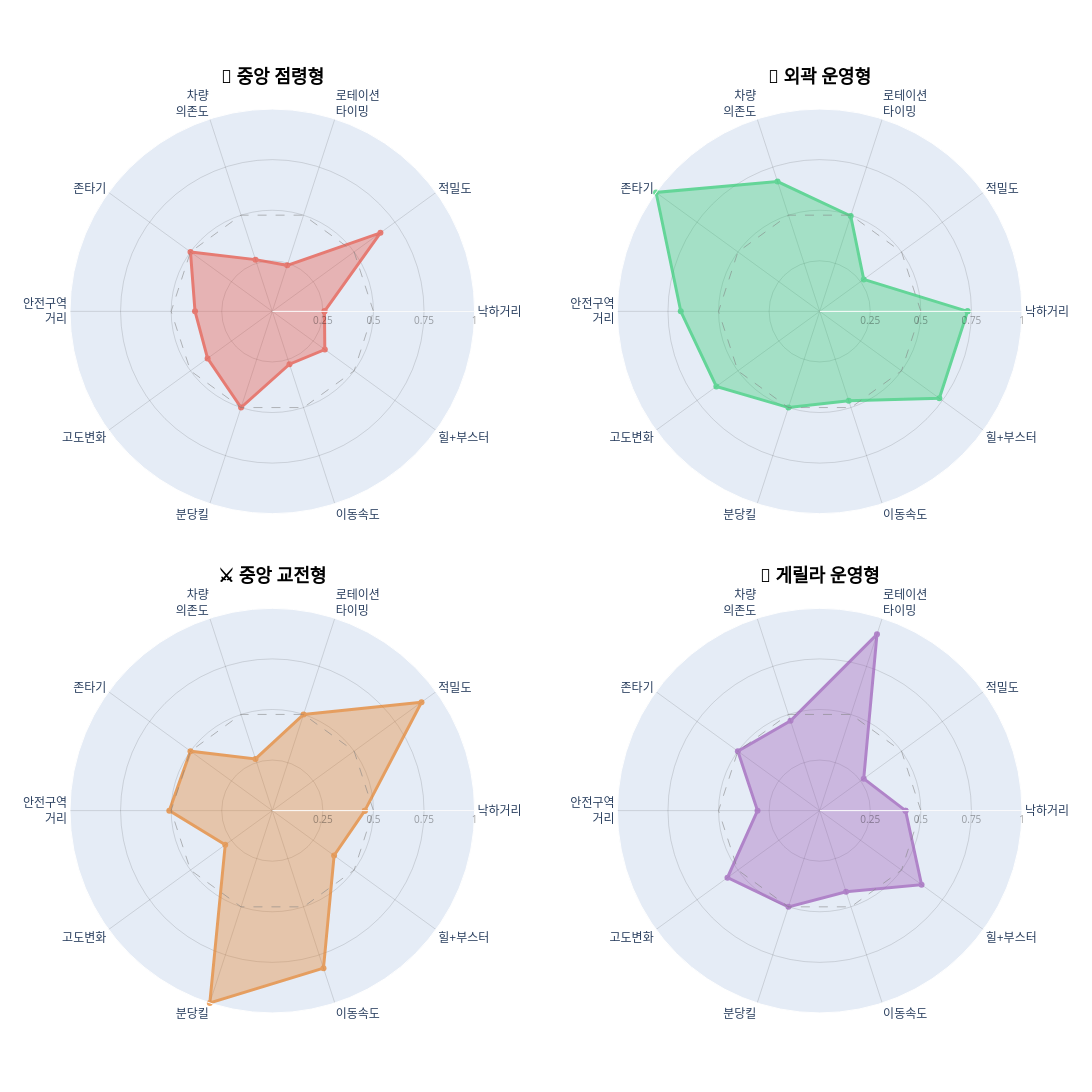

Notebook source saved alongside this figure:
### Code cell
import math
from plotly.subplots import make_subplots
import plotly.graph_objects as go

# 0) Plotly 라벨 줄바꿈 처리: \n -> <br>, 특정 띄어쓰기 라벨 강제 줄바꿈
def wrap_label(s: str) -> str:
    s = s.replace("\n", "<br>")
    s = s.replace("차량 의존도", "차량<br>의존도")
    s = s.replace("로테이션 타이밍", "로테이션<br>타이밍")
    s = s.replace("안전구역 거리", "안전구역<br>거리")
    return s

radar_labels_plotly = [wrap_label(lbl) for lbl in radar_labels]

# 1) 기본 설정
personas = list(valid_order)
n = len(personas)

ncols = 2
nrows = math.ceil(n / ncols)

# subplot 위 제목
subplot_titles = list(personas) 

# 2) subplot 생성(행 간격)
fig = make_subplots(
    rows=nrows, cols=ncols,
    specs=[[{"type": "polar"} for _ in range(ncols)] for _ in range(nrows)],
    subplot_titles=subplot_titles,
    vertical_spacing=0.06,
    horizontal_spacing=0.15
)

theta_closed = radar_labels_plotly + [radar_labels_plotly[0]]

# 3) 페르소나별 레이더 trace 추가
for i, p in enumerate(personas):
    row = i // ncols + 1
    col = i % ncols + 1

    r = df_norm.loc[p, keep_cols].tolist()
    r_closed = r + [r[0]]

    color = PLOT_COLORS[i % len(PLOT_COLORS)]

    fig.add_trace(
        go.Scatterpolar(
            r=r_closed, theta=theta_closed,
            mode="lines+markers",
            line=dict(color=color, width=3),
            fill="toself",
            opacity=0.70,
            showlegend=False
        ),
        row=row, col=col
    )

    # 0.5 기준선
    fig.add_trace(
        go.Scatterpolar(
            r=[0.5] * len(theta_closed),
            theta=theta_closed,
            mode="lines",
            line=dict(color="gray", width=1, dash="dash"),
            opacity=0.55,
            showlegend=False
        ),
        row=row, col=col
    )

# 4) 전체 레이아웃(크기/타이틀)
fig.update_layout(
    height=650 * nrows,     # 겹치면 700*nrows로 올리기
    width=1200,             # 화면 좁으면 1400까지 올려도 됨
    margin=dict(l=70, r=70, t=90, b=60)
)

for ann in fig.layout.annotations:
    ann.font = dict(size=18, color="rgba(0,0,0,1.5)")  # 필요하면 size 조절
    ann.font.update(dict(family=None))  # 선택(기본 폰트 유지)
    # 굵게: HTML 태그로 처리하는 게 가장 확실
    ann.text = f"<b>{ann.text}</b>"

# 5) polar 축 공통 설정: radial tick 글씨 연회색
light_tick = "rgba(0,0,0,0.35)"  # 연한 회색(더 연하게=0.25, 더 진하게=0.45)

for k in range(1, n + 1):
    polar_name = "polar" if k == 1 else f"polar{k}"
    fig.layout[polar_name].radialaxis.update(
        range=[0, 1],
        tickvals=[0.25, 0.5, 0.75, 1.0],
        tickfont=dict(size=10, color=light_tick),
        gridcolor="rgba(0,0,0,0.12)"
    )
    fig.layout[polar_name].angularaxis.update(
        tickfont=dict(size=12),
        gridcolor="rgba(0,0,0,0.12)"
    )

fig.show()

### Figure 1 — Plotly figure (JSON) as saved in the notebook; plotly's stock layout.template omitted (floating-point values rounded to 4 significant figures)
{"data": [{"fill": "toself", "line": {"color": "#E74C3C", "width": 3}, "mode": "lines+markers", "opacity": 0.7, "r": [0.2578, 0.6608, 0.2392, 0.2689, 0.5, 0.382, 0.3954, 0.5, 0.2747, 0.3208, 0.2578], "showlegend": false, "subplot": "polar", "theta": ["낙하거리", "적밀도", "로테이션<br>타이밍", "차량<br>의존도", "존타기", "안전구역<br>거리", "고도변화", "분당킬", "이동속도", "힐+부스터", "낙하거리"], "type": "scatterpolar"}, {"line": {"color": "gray", "dash": "dash", "width": 1}, "mode": "lines", "opacity": 0.55, "r": [0.5, 0.5, 0.5, 0.5, 0.5, 0.5, 0.5, 0.5, 0.5, 0.5, 0.5], "showlegend": false, "subplot": "polar", "theta": ["낙하거리", "적밀도", "로테이션<br>타이밍", "차량<br>의존도", "존타기", "안전구역<br>거리", "고도변화", "분당킬", "이동속도", "힐+부스터", "낙하거리"], "type": "scatterpolar"}, {"fill": "toself", "line": {"color": "#2ECC71", "width": 3}, "mode": "lines+markers", "opacity": 0.7, "r": [0.7309, 0.2689, 0.4958, 0.6749, 1, 0.6867, 0.6315, 0.5, 0.465, 0.7311, 0.7309], "showlegend": false, "subplot": "polar2", "theta": ["낙하거리", "적밀도", "로테이션<br>타이밍", "차량<br>의존도", "존타기", "안전구역<br>거리", "고도변화", "분당킬", "이동속도", "힐+부스터", "낙하거리"], "type": "scatterpolar"}, {"line": {"color": "gray", "dash": "dash", "width": 1}, "mode": "lines", "opacity": 0.55, "r": [0.5, 0.5, 0.5, 0.5, 0.5, 0.5, 0.5, 0.5, 0.5, 0.5, 0.5], "showlegend": false, "subplot": "polar2", "theta": ["낙하거리", "적밀도", "로테이션<br>타이밍", "차량<br>의존도", "존타기", "안전구역<br>거리", "고도변화", "분당킬", "이동속도", "힐+부스터", "낙하거리"], "type": "scatterpolar"}, {"fill": "toself", "line": {"color": "#E67E22", "width": 3}, "mode": "lines+markers", "opacity": 0.7, "r": [0.4573, 0.9116, 0.5, 0.2689, 0.5, 0.5091, 0.2876, 1, 0.8186, 0.3775, 0.4573], "showlegend": false, "subplot": "polar3", "theta": ["낙하거리", "적밀도", "로테이션<br>타이밍", "차량<br>의존도", "존타기", "안전구역<br>거리", "고도변화", "분당킬", "이동속도", "힐+부스터", "낙하거리"], "type": "scatterpolar"}, {"line": {"color": "gray", "dash": "dash", "width": 1}, "mode": "lines", "opacity": 0.55, "r": [0.5, 0.5, 0.5, 0.5, 0.5, 0.5, 0.5, 0.5, 0.5, 0.5, 0.5], "showlegend": false, "subplot": "polar3", "theta": ["낙하거리", "적밀도", "로테이션<br>타이밍", "차량<br>의존도", "존타기", "안전구역<br>거리", "고도변화", "분당킬", "이동속도", "힐+부스터", "낙하거리"], "type": "scatterpolar"}, {"fill": "toself", "line": {"color": "#9B59B6", "width": 3}, "mode": "lines+markers", "opacity": 0.7, "r": [0.4243, 0.2689, 0.9162, 0.4666, 0.5, 0.3074, 0.5635, 0.5, 0.4221, 0.6225, 0.4243], "showlegend": false, "subplot": "polar4", "theta": ["낙하거리", "적밀도", "로테이션<br>타이밍", "차량<br>의존도", "존타기", "안전구역<br>거리", "고도변화", "분당킬", "이동속도", "힐+부스터", "낙하거리"], "type": "scatterpolar"}, {"line": {"color": "gray", "dash": "dash", "width": 1}, "mode": "lines", "opacity": 0.55, "r": [0.5, 0.5, 0.5, 0.5, 0.5, 0.5, 0.5, 0.5, 0.5, 0.5, 0.5], "showlegend": false, "subplot": "polar4", "theta": ["낙하거리", "적밀도", "로테이션<br>타이밍", "차량<br>의존도", "존타기", "안전구역<br>거리", "고도변화", "분당킬", "이동속도", "힐+부스터", "낙하거리"], "type": "scatterpolar"}], "layout": {"annotations": [{"font": {"color": "rgba(0,0,0,1.5)", "size": 18}, "showarrow": false, "text": "<b>🏃 중앙 점령형</b>", "x": 0.2125, "xanchor": "center", "xref": "paper", "y": 1, "yanchor": "bottom", "yref": "paper"}, {"font": {"color": "rgba(0,0,0,1.5)", "size": 18}, "showarrow": false, "text": "<b>🌿 외곽 운영형</b>", "x": 0.7875, "xanchor": "center", "xref": "paper", "y": 1, "yanchor": "bottom", "yref": "paper"}, {"font": {"color": "rgba(0,0,0,1.5)", "size": 18}, "showarrow": false, "text": "<b>⚔️ 중앙 교전형</b>", "x": 0.2125, "xanchor": "center", "xref": "paper", "y": 0.47, "yanchor": "bottom", "yref": "paper"}, {"font": {"color": "rgba(0,0,0,1.5)", "size": 18}, "showarrow": false, "text": "<b>🦅 게릴라 운영형</b>", "x": 0.7875, "xanchor": "center", "xref": "paper", "y": 0.47, "yanchor": "bottom", "yref": "paper"}], "height": 1300, "margin": {"b": 60, "l": 70, "r": 70, "t": 90}, "polar": {"angularaxis": {"gridcolor": "rgba(0,0,0,0.12)", "tickfont": {"size": 12}}, "domain": {"x": [0, 0.425], "y": [0.53, 1]}, "radialaxis": {"gridcolor": "rgba(0,0,0,0.12)", "range": [0, 1], "tickfont": {"color": "rgba(0,0,0,0.35)", "size": 10}, "tickvals": [0.25, 0.5, 0.75, 1]}}, "polar2": {"angularaxis": {"gridcolor": "rgba(0,0,0,0.12)", "tickfont": {"size": 12}}, "domain": {"x": [0.575, 1], "y": [0.53, 1]}, "radialaxis": {"gridcolor": "rgba(0,0,0,0.12)", "range": [0, 1], "tickfont": {"color": "rgba(0,0,0,0.35)", "size": 10}, "tickvals": [0.25, 0.5, 0.75, 1]}}, "polar3": {"angularaxis": {"gridcolor": "rgba(0,0,0,0.12)", "tickfont": {"size": 12}}, "domain": {"x": [0, 0.425], "y": [0, 0.47]}, "radialaxis": {"gridcolor": "rgba(0,0,0,0.12)", "range": [0, 1], "tickfont": {"color": "rgba(0,0,0,0.35)", "size": 10}, "tickvals": [0.25, 0.5, 0.75, 1]}}, "polar4": {"angularaxis": {"gridcolor": "rgba(0,0,0,0.12)", "tickfont": {"size": 12}}, "domain": {"x": [0.575, 1], "y": [0, 0.47]}, "radialaxis": {"gridcolor": "rgba(0,0,0,0.12)", "range": [0, 1], "tickfont": {"color": "rgba(0,0,0,0.35)", "size": 10}, "tickvals": [0.25, 0.5, 0.75, 1]}}, "width": 1200}}
